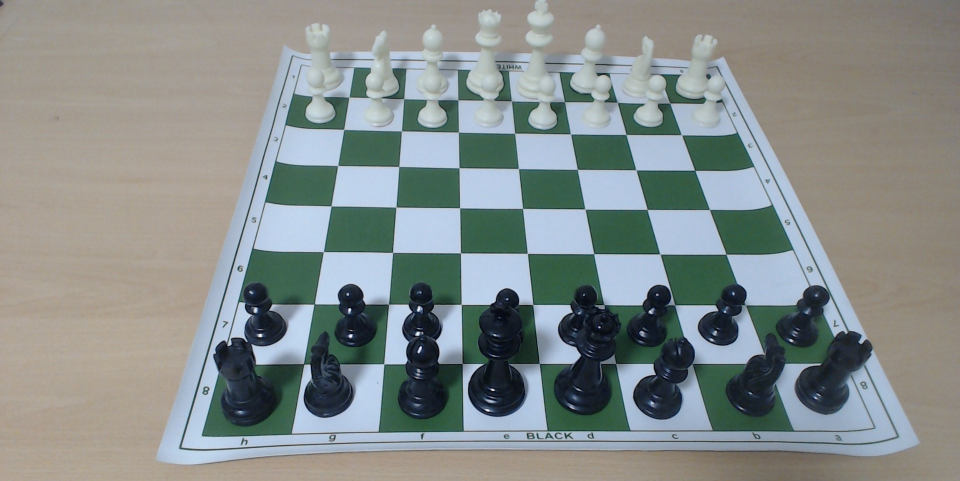
#> input picture data/raw/tablero_fuga.jpg, 1920 x 962 px, given in place of the camera (shown at 1/2 size)
$ python table_detection.py   (older library calls are emulated)
#> lines starting #> are read from the running program, lines starting #| are printed output that depends on the picture; after the words box and inside, x2 and y2 are one past the last pixel; in counts of white or black regions, pixels touching at a corner belong together

import cv2
import numpy as np
import itertools
from collections import deque

# python src/parser/table_detection.py

class DeteccionTablero:
    """
    Clase para detectar y trackear el tablero de ajedrez.
    Implementa la Fase 1 (Detección por Contornos/Hough) y Fase 3 (Tracking Lucas-Kanade)
    para tolerar oclusiones (ej. manos sobre el tablero).
    """
    def __init__(self, min_area=10, min_puntos_silla=35, frames_estabilidad=30, radio_estabilidad=15):
        self.min_area = min_area
        self.min_area_hough = 100
        self.min_puntos_silla = min_puntos_silla
        self.frames_estabilidad = frames_estabilidad
        self.radio_estabilidad = radio_estabilidad

        # Parámetros Canny / Hough
        self.canny_thresh1 = 7000
        self.canny_thresh2 = 7050
        self.hough_thresh = 30
        self.hough_min_len = 30
        self.hough_max_gap = 60

        # Parámetros Lucas-Kanade (Fase 3)
        self.lk_win_size = (31, 31)
        self.lk_max_level = 3
        self.lk_criteria = (cv2.TERM_CRITERIA_EPS | cv2.TERM_CRITERIA_COUNT, 30, 0.01)
        self.historia_vecindad_len = 5

        self.reiniciar()

    def reiniciar(self):
        """Limpia el estado y vuelve a la Fase 1 (búsqueda)."""
        self.tablero_fijado = False
        self.ancla_corners = None
        self.ancla_streak = 0

        self.lk_prev_gray = None
        self.lk_prev_points = None
        self.corners_actuales = None
        self.vecindad_history = {i: deque(maxlen=self.historia_vecindad_len) for i in range(4)}
        self.saddle_count_history = deque(maxlen=self.historia_vecindad_len + 1)

    def procesar_frame(self, gray, offset=15, umbral_lk_inf=3, umbral_lk_sup=50):
        """
        Analiza el frame, busca o trackea el tablero y aplica el offset.
        Retorna: (esquinas_con_offset, tablero_fijado_boolean)
        """
        saddle_points = self._detectar_puntos_silla(gray)
        puntos_base = None

        if not self.tablero_fijado:
            # FASE 1: Búsqueda
            esquinas = self._buscar_por_contornos(gray, saddle_points)
            if esquinas is None:
                esquinas = self._buscar_por_hough(gray, saddle_points)

            self._actualizar_estabilidad(esquinas, gray)
            puntos_base = esquinas if esquinas is not None else self.ancla_corners
        else:
            # FASE 3: Tracking Lucas-Kanade
            self._ejecutar_lk(gray, umbral_lk_inf, umbral_lk_sup)

            # Red de seguridad: Caída de puntos de silla
            poly_actual = np.array(self.corners_actuales, dtype=np.int32).reshape(-1, 1, 2)
            pts_actuales = sum(1 for p in saddle_points if cv2.pointPolygonTest(poly_actual, p, True) >= -5)
            self.saddle_count_history.append(pts_actuales)

            if len(self.saddle_count_history) == self.saddle_count_history.maxlen:
                pts_5_atras = self.saddle_count_history[0]
                if pts_5_atras > 0 and pts_actuales <= pts_5_atras * 0.5: # 50% de caída
                    self.reiniciar()
                    return None, False

            puntos_base = self.corners_actuales

        if puntos_base is not None:
            # El offset se recibe como parámetro y se aplica aquí
            puntos_offset = self._aplicar_offset(puntos_base, offset)
            return puntos_offset, self.tablero_fijado

        return None, self.tablero_fijado

    # =========================================================================
    # LÓGICA DE ESTABILIDAD Y OFFSET
    # =========================================================================

    def _actualizar_estabilidad(self, corners_nuevos, gray):
        if corners_nuevos is None:
            self.ancla_corners = None
            self.ancla_streak = 0
            return

        if self.ancla_corners is None:
            self.ancla_corners = corners_nuevos
            self.ancla_streak = 1
        else:
            distancias = [np.linalg.norm(np.array(corners_nuevos[i]) - np.array(self.ancla_corners[i])) for i in range(4)]
            if all(d <= self.radio_estabilidad for d in distancias):
                self.ancla_streak += 1
                if self.ancla_streak >= self.frames_estabilidad:
                    self.tablero_fijado = True
                    self._iniciar_lk(gray, self.ancla_corners)
            else:
                self.ancla_corners = corners_nuevos
                self.ancla_streak = 1

    def _aplicar_offset(self, puntos, offset):
        if offset == 0 or puntos is None:
            return puntos
        centro = np.mean(puntos, axis=0)
        salida = []
        for punto in puntos:
            vector = centro - punto
            norm = np.linalg.norm(vector)
            salida.append(punto + (vector / norm) * offset if norm > 0 else punto)
        return np.array(salida, dtype=np.float32)

    # =========================================================================
    # LÓGICA FASE 3: LUCAS-KANADE TRACKING (Para soportar oclusiones/manos)
    # =========================================================================

    # [54 lines left out: functions _extraer_vecindad, _iniciar_lk, _ejecutar_lk, not called in this run]

    # =========================================================================
    # LÓGICA FASE 1: DETECCIÓN (Puntos silla, Contornos y Hough)
    # =========================================================================

    def _detectar_puntos_silla(self, gray):
        Ixx = cv2.Sobel(gray, cv2.CV_32F, 2, 0, ksize=3)
        Iyy = cv2.Sobel(gray, cv2.CV_32F, 0, 2, ksize=3)
        Ixy = cv2.Sobel(gray, cv2.CV_32F, 1, 1, ksize=3)
        response = -(Ixx * Iyy - Ixy * Ixy)
        response = cv2.GaussianBlur(response, (15, 15), 0)
        mx = cv2.dilate(response, np.ones((7, 7), np.uint8))
        th = 0.15 * response.max()
        ys, xs = np.where((response == mx) & (response > th))
        return [(int(x), int(y)) for x, y in zip(xs, ys)]

    def _buscar_por_contornos(self, gray, saddle_points):
        sobelx = cv2.Sobel(gray, cv2.CV_64F, 1, 0, ksize=3)
        sobely = cv2.Sobel(gray, cv2.CV_64F, 0, 1, ksize=3)
        sobel_mag = np.uint8(np.clip(np.sqrt(sobelx**2 + sobely**2), 0, 255))
        canny = cv2.Canny(sobel_mag, self.canny_thresh1, self.canny_thresh2, apertureSize=5)
        dilatado = cv2.dilate(canny, np.ones((3, 3), np.uint8), iterations=2)

        contornos, _ = cv2.findContours(dilatado, cv2.RETR_EXTERNAL, cv2.CHAIN_APPROX_SIMPLE)
        candidatos = []

        for c in contornos:
            epsilon = 0.01 * cv2.arcLength(c, True)
            approx = cv2.approxPolyDP(c, epsilon, True)
            if len(approx) == 4 and cv2.isContourConvex(approx) and cv2.contourArea(approx) >= self.min_area:
                pts_silla = sum(1 for p in saddle_points if cv2.pointPolygonTest(approx, p, True) >= -5)
                if pts_silla >= self.min_puntos_silla:
                    candidatos.append((approx, pts_silla))

        if not candidatos: return None
        mejor = max(candidatos, key=lambda x: x[1])[0]
        pts = np.array([(int(p[0][0]), int(p[0][1])) for p in mejor], dtype=np.float32)
        return self._ordenar_puntos(pts)

    def _buscar_por_hough(self, gray, saddle_points):
        """Fallback si los contornos fallan (HoughLinesP)"""
        sobelx = cv2.Sobel(gray, cv2.CV_64F, 1, 0, ksize=3)
        sobely = cv2.Sobel(gray, cv2.CV_64F, 0, 1, ksize=3)
        sobel_mag = np.uint8(np.clip(np.sqrt(sobelx**2 + sobely**2), 0, 255))
        canny = cv2.Canny(sobel_mag, self.canny_thresh1, self.canny_thresh2, apertureSize=5)
        dilatado = cv2.dilate(canny, np.ones((3, 3), np.uint8), iterations=2)

        contornos, _ = cv2.findContours(dilatado, cv2.RETR_EXTERNAL, cv2.CHAIN_APPROX_SIMPLE)
        mascara_binaria = np.zeros_like(dilatado)
        for c in contornos:
            approx = cv2.approxPolyDP(c, 0.01 * cv2.arcLength(c, True), True)
            cv2.drawContours(mascara_binaria, [approx], -1, 255, 1)

        lines = cv2.HoughLinesP(mascara_binaria, 1, np.pi/360, self.hough_thresh,
                                minLineLength=self.hough_min_len, maxLineGap=self.hough_max_gap)
        if lines is None: return None

        lineas_polar = []
        for line in lines:
            x1, y1, x2, y2 = line[0]
            dx, dy = x2 - x1, y2 - y1
            theta = (np.pi / 2 if dy > 0 else -np.pi / 2) if abs(dx) < 1e-6 else np.arctan2(dx, -dy)
            rho = x1 * np.cos(theta) + y1 * np.sin(theta)
            theta_norm = theta % np.pi
            es_horizontal = theta_norm < np.pi / 4 or theta_norm > 3 * np.pi / 4
            lineas_polar.append({"rho": rho, "theta": theta, "puntos": [(x1,y1), (x2,y2)],
                                 "ori": "h" if es_horizontal else "v"})

        rectas_h = [l for l in lineas_polar if l["ori"] == "h"]
        rectas_v = [l for l in lineas_polar if l["ori"] == "v"]

        def fusionar(lineas):
            if len(lineas) < 2: return lineas
            fusionadas = []
            usadas = [False] * len(lineas)
            for i in range(len(lineas)):
                if usadas[i]: continue
                grupo = [i]
                usadas[i] = True
                for j in range(i + 1, len(lineas)):
                    if usadas[j]: continue
                    t1, t2 = lineas[i]["theta"] % np.pi, lineas[j]["theta"] % np.pi
                    d_theta = min(abs(t1 - t2), np.pi - abs(t1 - t2))
                    if abs(lineas[i]["rho"] - lineas[j]["rho"]) < 20 and d_theta < 0.1:
                        grupo.append(j)
                        usadas[j] = True
                rho_p = np.mean([lineas[idx]["rho"] for idx in grupo])
                theta_p = np.mean([lineas[idx]["theta"] for idx in grupo])
                fusionadas.append({"rho": rho_p, "theta": theta_p, "puntos": lineas[grupo[0]]["puntos"]})
            return fusionadas

        rectas_h = sorted(fusionar(rectas_h), key=lambda l: np.hypot(l["puntos"][1][0]-l["puntos"][0][0], l["puntos"][1][1]-l["puntos"][0][1]), reverse=True)[:15]
        rectas_v = sorted(fusionar(rectas_v), key=lambda l: np.hypot(l["puntos"][1][0]-l["puntos"][0][0], l["puntos"][1][1]-l["puntos"][0][1]), reverse=True)[:15]

        def interseccion(r1, r2):
            A = np.array([[np.cos(r1["theta"]), np.sin(r1["theta"])], [np.cos(r2["theta"]), np.sin(r2["theta"])]])
            b = np.array([r1["rho"], r2["rho"]])
            try:
                x, y = np.linalg.solve(A, b)
                return (int(x), int(y))
            except np.linalg.LinAlgError:
                return None

        h, w = gray.shape
        cuadrilateros = []
        for i1, i2 in itertools.combinations(range(len(rectas_h)), 2):
            for j1, j2 in itertools.combinations(range(len(rectas_v)), 2):
                v1, v2, v3, v4 = (interseccion(rectas_h[i1], rectas_v[j1]), interseccion(rectas_h[i1], rectas_v[j2]),
                                  interseccion(rectas_h[i2], rectas_v[j2]), interseccion(rectas_h[i2], rectas_v[j1]))
                if None in (v1, v2, v3, v4): continue
                if any(v[0] < 0 or v[0] >= w or v[1] < 0 or v[1] >= h for v in [v1, v2, v3, v4]): continue

                vertices = self._ordenar_puntos(np.array([v1, v2, v3, v4], dtype=np.float32))
                poly = np.array(vertices, dtype=np.int32).reshape(-1, 1, 2)
                if not cv2.isContourConvex(poly): continue

                area = cv2.contourArea(poly)
                if area < self.min_area_hough: continue

                pts_silla = sum(1 for p in saddle_points if cv2.pointPolygonTest(poly, p, True) >= -5)
                if pts_silla >= self.min_puntos_silla:
                    cuadrilateros.append((vertices, pts_silla**1.5 / area**0.5))

        if not cuadrilateros: return None
        return max(cuadrilateros, key=lambda x: x[1])[0]

    @staticmethod
    def _ordenar_puntos(puntos):
        centro = np.mean(puntos, axis=0)
        angulos = np.arctan2(puntos[:, 1] - centro[1], puntos[:, 0] - centro[0])
        orden = np.argsort(angulos)[::-1]
        ordenados = puntos[orden]
        idx_min = np.argmin(ordenados[:, 0] + ordenados[:, 1])
        return np.roll(ordenados, -idx_min, axis=0)


if __name__ == "__main__":
    cap = cv2.VideoCapture(1) # Cambia a 1 si usas una cámara externa
    parser = DeteccionTablero()

    cv2.namedWindow("Camara Original", cv2.WINDOW_NORMAL)
    cv2.namedWindow("Tablero Warpeado (Blancas abajo)", cv2.WINDOW_NORMAL)
    cv2.resizeWindow("Camara Original", 450, 450)
    cv2.resizeWindow("Tablero Warpeado (Blancas abajo)", 450, 450)

    LADO_DESTINO = 800

    while cap.isOpened():
        ret, frame = cap.read()
#> frame is the input picture: shape (962, 1920, 3); mean B, G, R 139, 140.9, 133.9
        if not ret: break

        gray = cv2.cvtColor(frame, cv2.COLOR_BGR2GRAY)
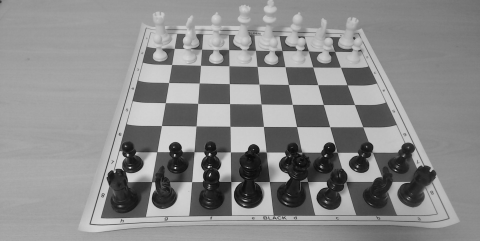
#> gray: shape (962, 1920) (shown at 1/4 size); min 0, max 255, mean 138.6

        # Le pasamos el offset de forma dinámica
        esquinas, fijado = parser.procesar_frame(gray, offset=15)
#> in _detectar_puntos_silla, `response = cv2.GaussianBlur(response, (15, 15), 0)`:
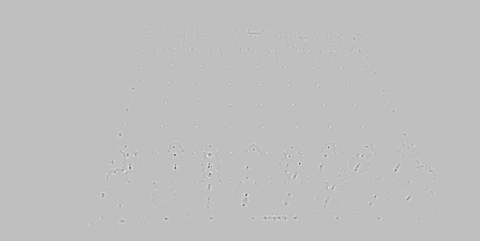
#> response: shape (962, 1920) float32 (shown at 1/4 size); min -2932.9, max 977.9, mean 0; drawn with min black and max white
#> in _detectar_puntos_silla, `mx = cv2.dilate(response, np.ones((7, 7), np.uint8))`:
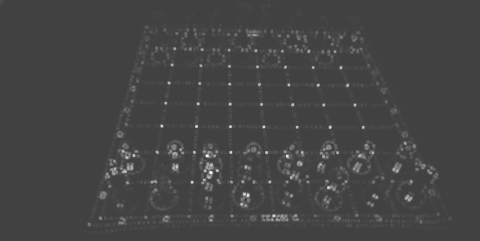
#> mx: shape (962, 1920) float32 (shown at 1/4 size); min -336.5, max 977.9, mean 18.6; drawn with min black and max white
#> in _detectar_puntos_silla, `th = 0.15 * response.max()`: th = 146.7
#> in _detectar_puntos_silla, `ys, xs = np.where((response == mx) & (response > th))`: ys = 471 values from 119 to 897; xs = 471 values, max 1746 at index 319, min 356 at index 470, mean 1055.2
#> in procesar_frame, `saddle_points = self._detectar_puntos_silla(gray)`: saddle_points = 471 pairs, first value 356 to 1746, second value 119 to 897
#> in _buscar_por_contornos, `sobely = cv2.Sobel(gray, cv2.CV_64F, 0, 1, ksize=3)`:
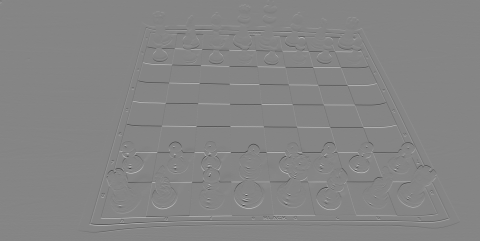
#> sobely: shape (962, 1920) float64 (shown at 1/4 size); min -893, max 816, mean 0.1; drawn with min black and max white
#> in _buscar_por_contornos, `canny = cv2.Canny(sobel_mag, self.canny_thresh1, self.canny_thresh2, a..`:
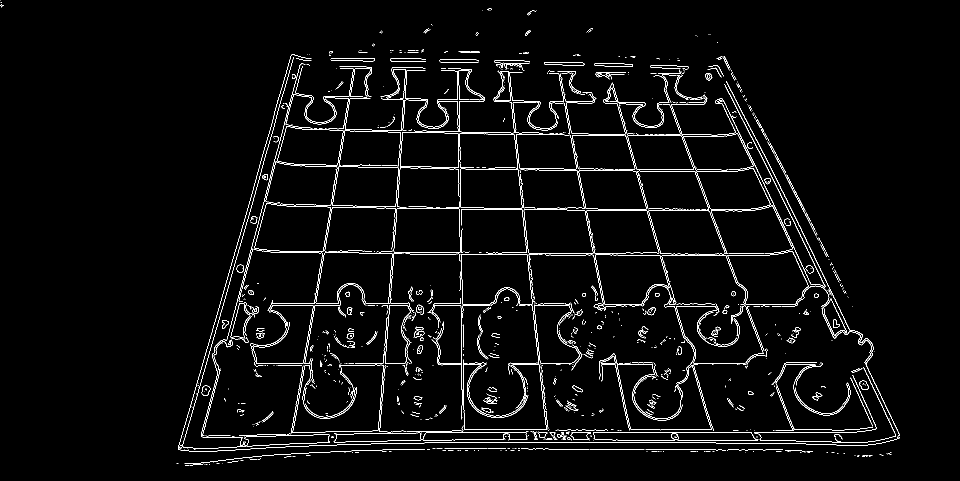
#> canny: shape (962, 1920) (shown at 1/2 size); 2.9% white in thin lines or dots
#> in _buscar_por_contornos, `dilatado = cv2.dilate(canny, np.ones((3, 3), np.uint8), iterations=2)`:
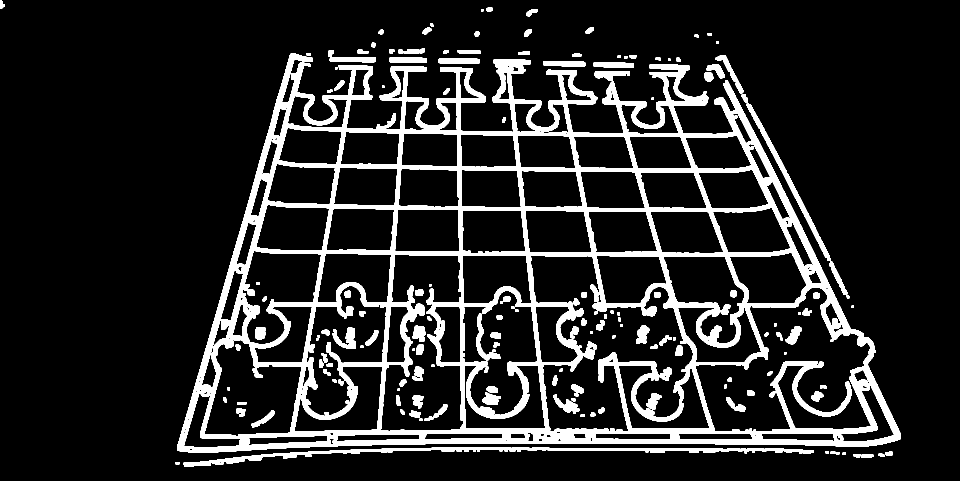
#> dilatado: shape (962, 1920) (shown at 1/2 size); 13.7% white; 165 white regions
#> in _buscar_por_contornos, `contornos, _ = cv2.findContours(dilatado, cv2.RETR_EXTERNAL, cv2.CHAIN..`: contornos = 64 contours, 6 with area under 20; largest, box (x1, y1, x2, y2) and area: (354, 107, 1802, 906) 814758, (863, 895, 1628, 908) 3866, (367, 896, 862, 933) 2985, (1493, 207, 1659, 516) 2860, (656, 101, 752, 125) 958
#> the loop in _buscar_por_contornos, `for c in contornos:` made 64 passes
#> (epsilon, approx, pts_silla) on passes 1, 5, 6, 8, 9, 12, 15: (0.22, [[351, 924], [351, 928], [358, 928], [358, 924]], 0), (0.2, [[1685, 905], [1685, 909], [1691, 909], [1691, 905]], 0), (0.2, [[1672, 904], [1672, 908], [1678, 908], [1678, 904]], 0), (0.26, [[1661, 903], [1661, 907], [1670, 907], [1670, 903]], 0), (0.2, [[1651, 902], [1651, 906], [1657, 906], [1657, 902]], 0), (0.16, [[1703, 611], [1703, 615], [1707, 615], [1707, 611]], 0), (0.22, [[1654, 517], [1654, 521], [1661, 521], [1661, 517]], 0)
#> after the loop in _buscar_por_contornos, `for c in contornos:`: candidatos = []
#> the loop in _buscar_por_hough, `for c in contornos:` made 64 passes
#> approx on passes 1, 5, 6, 8, 9, 10, 11, 12: [[351, 924], [351, 928], [358, 928], [358, 924]], [[1685, 905], [1685, 909], [1691, 909], [1691, 905]], [[1672, 904], [1672, 908], [1678, 908], [1678, 904]], [[1661, 903], [1661, 907], [1670, 907], [1670, 903]], [[1651, 902], [1651, 906], [1657, 906], [1657, 902]], [[861, 896], [367, 929]], [[863, 895], [1627, 905]], [[1703, 611], [1703, 615], [1707, 615], [1707, 611]]
#> after the loop in _buscar_por_hough, `for c in contornos:`:
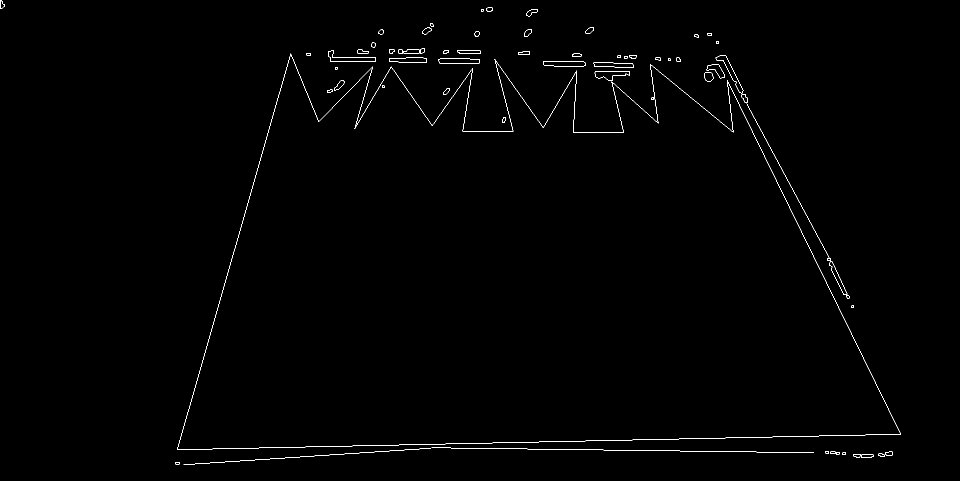
#> mascara_binaria: shape (962, 1920) (shown at 1/2 size); 0.54% white in thin lines or dots
#> in _buscar_por_hough, `lines = cv2.HoughLinesP(mascara_binaria, 1, np.pi/360, self.hough_thre..`: lines = 79 rows, first 6: [354, 899, 581, 107], [1649, 557, 1801, 868], [354, 898, 750, 891], [373, 929, 872, 895], [899, 895, 1299, 901], [1086, 123, 1167, 123]
#> the loop in _buscar_por_hough, `for line in lines:` made 79 passes
#> (x1, y1, x2, y2, dx, dy, theta, rho) on passes 1 to 8: (354, 899, 581, 107, 227, -792, 0.279, 588), (1649, 557, 1801, 868, 152, 311, 2.69, -1236.9), (354, 898, 750, 891, 396, -7, 1.55, 904.1), (373, 929, 872, 895, 499, -34, 1.5, 952.2), (899, 895, 1299, 901, 400, 6, 1.59, 881.4), (1086, 123, 1167, 123, 81, 0, 1.57, 123), (1125, 882, 1590, 873, 465, -9, 1.55, 903.6), (1275, 900, 1691, 907, 416, 7, 1.59, 878.4)
#> the loop in fusionar, `for i in range(len(lineas)):` made 26 passes
#> the loop in fusionar (call 2), `for i in range(len(lineas)):` made 53 passes
#> the loop in _buscar_por_hough, `for i1, i2 in itertools.combinations(range(len(rectas_h)), 2):` made 105 passes
#> (i1, i2) on passes 1 to 8: (0, 1), (0, 2), (0, 3), (0, 4), (0, 5), (0, 6), (0, 7), (0, 8)
#> the loop in _aplicar_offset, `for punto in puntos:` made 4 passes
#> punto on passes 1 to 4: [576, 123], [354, 896], [1832, 881], [1477, 127]

        try:
            if esquinas is not None:
                # 3. Dibujar el polígono exterior del tablero en la cámara
                color = (0, 255, 0) if fijado else (0, 0, 255)
                cv2.polylines(frame, [esquinas.astype(np.int32)], True, color, 3)

                # Solo calculamos el ROI si el tablero ya se fijó temporalmente
                if fijado:
                    # 2. Calcular homografía y roi
                    pts_dst = np.array([[0, 0], [LADO_DESTINO - 1, 0],
                                        [LADO_DESTINO - 1, LADO_DESTINO - 1], [0, LADO_DESTINO - 1]], dtype=np.float32)

                    H = cv2.getPerspectiveTransform(esquinas, pts_dst)
                    roi = cv2.warpPerspective(frame, H, (LADO_DESTINO, LADO_DESTINO))

                    # 4. Proyectar la grilla 8x8
                    H_inv = np.linalg.inv(H)
                    pasos = np.linspace(0, LADO_DESTINO, 9)

                    for p in pasos:
                        pts_h = np.array([[[0, p], [LADO_DESTINO, p]]], dtype=np.float32)
                        pts_v = np.array([[[p, 0], [p, LADO_DESTINO]]], dtype=np.float32)

                        orig_h = cv2.perspectiveTransform(pts_h, H_inv)
                        orig_v = cv2.perspectiveTransform(pts_v, H_inv)

                        cv2.line(frame, tuple(map(int, orig_h[0][0])), tuple(map(int, orig_h[0][1])), (255, 0, 0), 2)
                        cv2.line(frame, tuple(map(int, orig_v[0][0])), tuple(map(int, orig_v[0][1])), (255, 0, 0), 2)

                    cv2.imshow("Tablero Warpeado (Blancas abajo)", roi)
                else:
                    cv2.imshow("Tablero Warpeado (Blancas abajo)", np.zeros((450,450,3), dtype=np.uint8))
        except ValueError:
            pass

        cv2.imshow("Camara Original", frame)

        if cv2.waitKey(1) & 0xFF == 27:
#> (key Esc is pressed here)
            break

    cap.release()
    cv2.destroyAllWindows()
